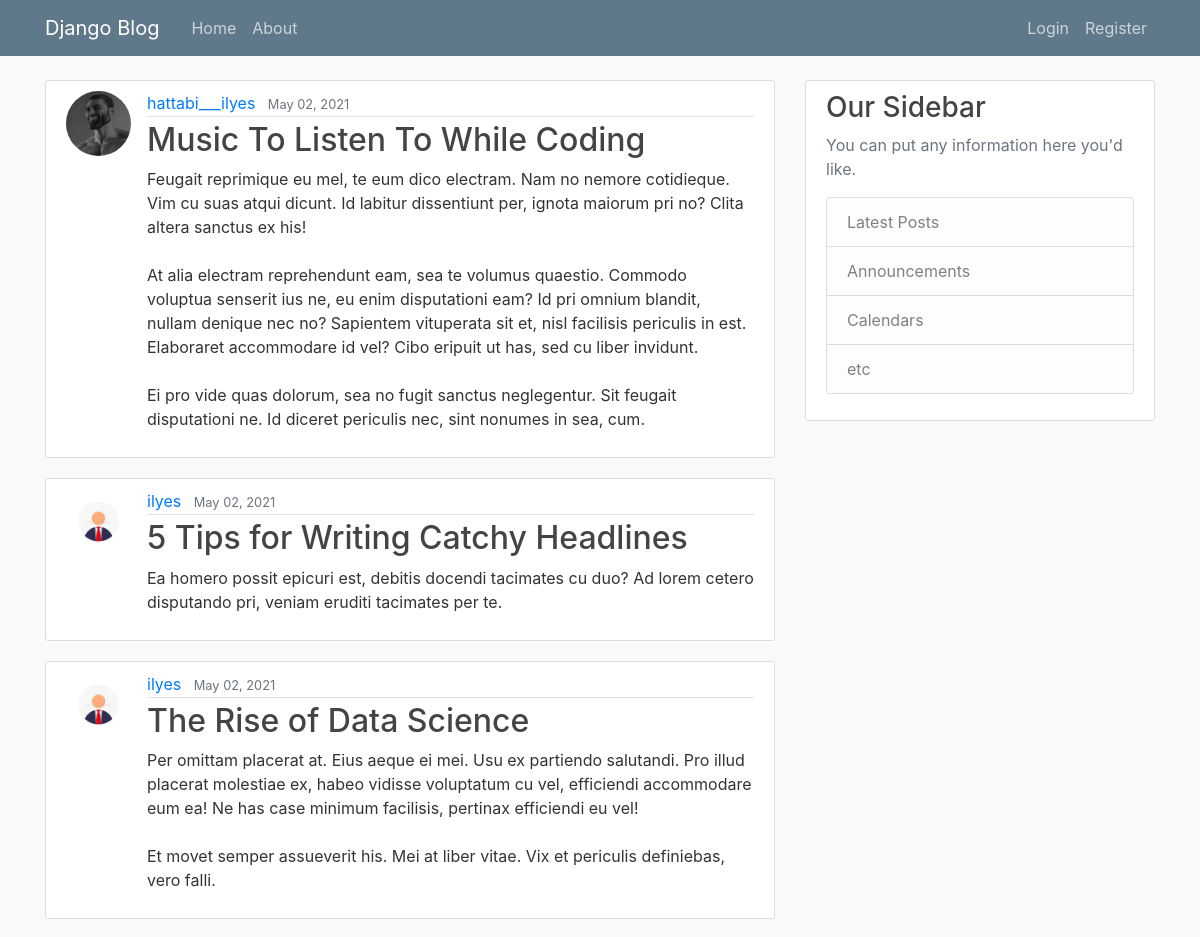
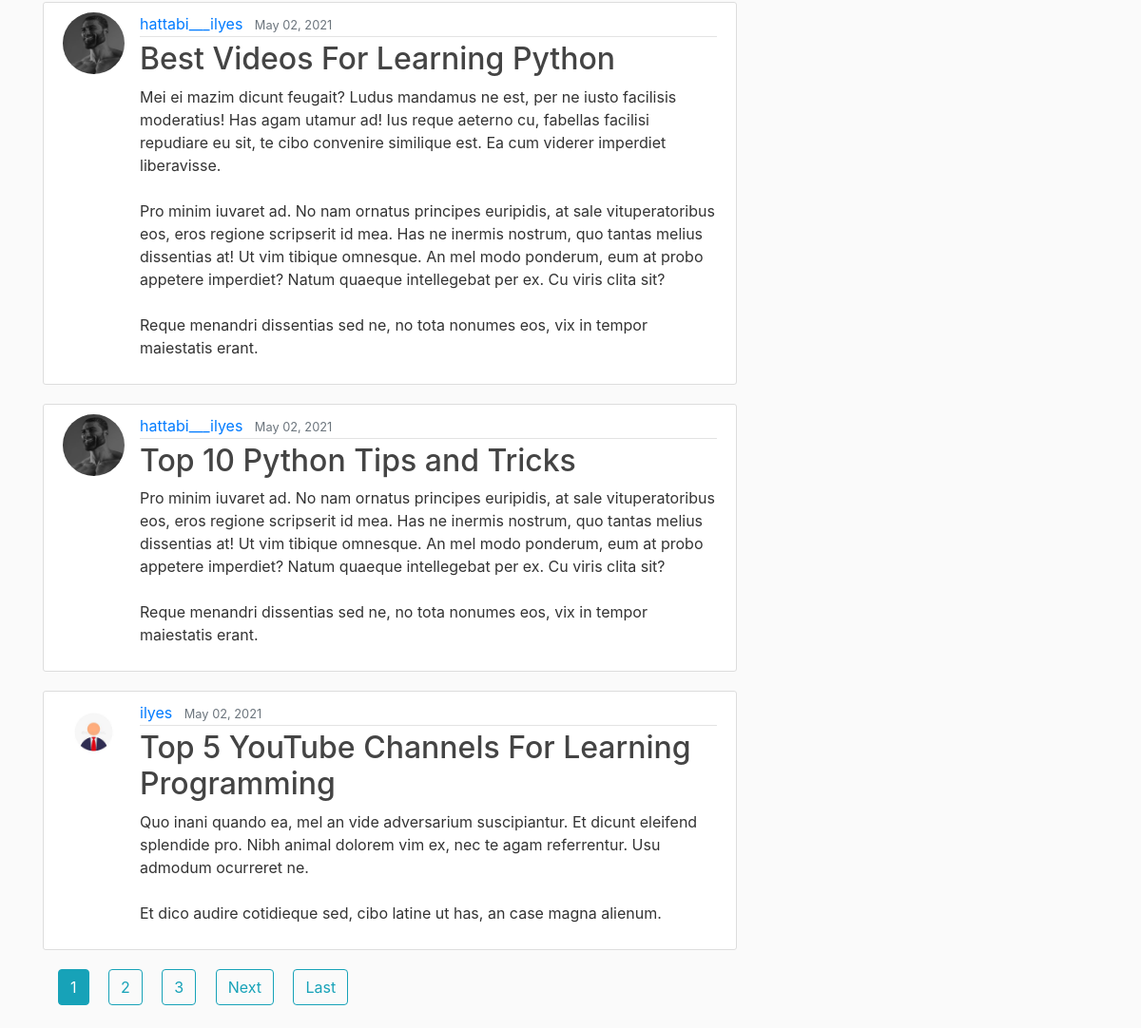
The page / on the database its author committed (2 pictures, top to bottom).
### blog/models.py (models this page shows, shortened)
class Post(models.Model):
    title = models.CharField(max_length=100)
    content = models.TextField()
    date_posted = models.DateTimeField(default=timezone.now)
    author = models.ForeignKey(User, on_delete=models.CASCADE)

### users/models.py (models this page shows, shortened)
class Profile(models.Model):
    user = models.OneToOneField(User, on_delete=models.CASCADE)
    image = models.ImageField(default='default.jpg', upload_to='profile_pics')

### blog/views.py (the view)
# urls.py: path('', PostListView.as_view(), name='blog_home'),
class PostListView(ListView):
    model = Post
    template_name = 'blog/home.html'
    context_object_name = 'posts'
    ordering = ['-date_posted']
    paginate_by = 6

### blog/templates/blog/home.html (shortened to what this page needs)
{% extends 'blog/base.html' %}
{% block content %}
    {% for post in posts %}
        <article class="media content-section">
        <img class="rounded-circle article-img" src="{{ post.author.profile.image.url }}" alt="">
          <div class="media-body">
            <div class="article-metadata">
              <a class="mr-2" href="{% url 'user_post' post.author.username %}">{{ post.author }}</a>
              <small class="text-muted">{{ post.date_posted|date:'F d, Y' }}</small>
            </div>
            <h2><a class="article-title" href="{% url 'post_detail' post.id %}">{{ post.title }}</a></h2>
            <p class="article-content">{{ post.content }}</p>
          </div>
        </article>
    {% endfor %}
    {% if is_paginated %}
        {% for num in page_obj.paginator.page_range %}
            {% if page_obj.number == num %}
                <a class="btn btn-info mb-4 ml-xl-3" href="?page={{ num }}">{{ num }}</a>
            {% elif num > page_obj.number|add:'-3' and num < page_obj.number|add:'3' %}
                <a class="btn btn-outline-info mb-4 ml-xl-3" href="?page={{ num }}">{{ num }}</a>
            {% endif %}
        {% endfor %}
        {% if page_obj.has_next %}
            <a class="btn btn-outline-info mb-4 ml-xl-3" href="?page={{ page_obj.next_page_number }}">Next</a>
            <a class="btn btn-outline-info mb-4 ml-xl-3" href="?page={{ page_obj.paginator.num_pages }}">Last</a>
        {% endif %}
    {% endif %}
{% endblock content %}

### blog/templates/blog/base.html (shortened to what this page needs)
{% load static %}
<!DOCTYPE html>
<html lang="en">
<head>
    <link rel="stylesheet" href="https://maxcdn.bootstrapcdn.com/bootstrap/4.0.0/css/bootstrap.min.css">
    <link rel="stylesheet" type="text/css" href="{% static 'blog/main.css' %}">
</head>
<body>
    <header class="site-header">
      <nav class="navbar navbar-expand-md navbar-dark bg-steel fixed-top">
        <div class="container">
          <a class="navbar-brand mr-4" href="{% url 'blog_home' %}">Django Blog</a>
          <div class="collapse navbar-collapse" id="navbarToggle">
            <div class="navbar-nav mr-auto">
              <a class="nav-item nav-link" href="{% url 'blog_home' %}">Home</a>
              <a class="nav-item nav-link" href="{% url 'blog_about' %}">About</a>
            </div>
            <div class="navbar-nav">
                {% if user.is_authenticated %}
                    <a class="navbar-brand mr-xl-5" style="color: aliceblue ">Welcome {{ user }}!</a>
                    <a class="nav-item nav-link" href="{% url 'post_create' %}">New post</a>
                    <a class="nav-item nav-link" href="{% url 'profile' %}">Profile</a>
                    <a class="nav-item nav-link" href="{% url 'logout' %}">Logout</a>
                {% else %}
                    <a class="nav-item nav-link" href="{% url 'login' %}">Login</a>
                    <a class="nav-item nav-link" href="{% url 'register' %}">Register</a>
                {% endif %}
            </div>
          </div>
        </div>
      </nav>
    </header>
    <main role="main" class="container">
      <div class="row">
        <div class="col-md-8">
            {% block content %}{% endblock %}
        </div>
        <div class="col-md-4">
          <div class="content-section">
            <h3>Our Sidebar</h3>
            <p class='text-muted'>You can put any information here you'd like.
              <ul class="list-group">
                <li class="list-group-item list-group-item-light">Latest Posts</li>
                <li class="list-group-item list-group-item-light">Announcements</li>
                <li class="list-group-item list-group-item-light">Calendars</li>
                <li class="list-group-item list-group-item-light">etc</li>
              </ul>
            </p>
          </div>
        </div>
      </div>
    </main>
</body>
</html>

### blog/static/blog/main.css (style rules this page uses)
body { background: #fafafa; color: #333333; margin-top: 5rem; }
h1, h2, h3, h4, h5, h6 { color: #444444; }
ul { margin: 0; }
.bg-steel { background-color: #5f788a; }
.site-header .navbar-nav .nav-link { color: #cbd5db; }
.content-section { background: #ffffff; padding: 10px 20px; border: 1px solid #dddddd; border-radius: 3px; margin-bottom: 20px; }
.article-title { color: #444444; }
.article-content { white-space: pre-line; }
.article-img { height: 65px; width: 65px; margin-right: 16px; }
.article-metadata { padding-bottom: 1px; margin-bottom: 4px; border-bottom: 1px solid #e3e3e3 }

### rows shown on the page
Post: author.profile.image (picture), author "hattabi___ilyes", date_posted "May 02, 2021", title "Music To Listen To While Coding", content "Feugait reprimique eu mel, te eum dico electram. Nam no nemore cotidieque. Vim cu suas atqui dicunt. Id labitur dissentiunt per, ignota maiorum pri no? Clita altera sanctus ex his! At alia electram reprehendunt eam, sea te volumus quaestio. Commodo voluptua senserit ius ne, eu enim disputationi eam? Id pri omnium blandit, nullam denique nec no? Sapientem vituperata sit et, nisl facilisis periculis in est. Elaboraret accommodare id vel? Cibo eripuit ut has, sed cu liber invidunt. Ei pro vide quas dolorum, sea no fugit sanctus neglegentur. Sit feugait disputationi ne. Id diceret periculis nec, sint nonumes in sea, cum."
Post: author.profile.image (placeholder picture), author "ilyes", date_posted "May 02, 2021", title "5 Tips for Writing Catchy Headlines", content "Ea homero possit epicuri est, debitis docendi tacimates cu duo? Ad lorem cetero disputando pri, veniam eruditi tacimates per te."
Post: author.profile.image (placeholder picture), author "ilyes", date_posted "May 02, 2021", title "The Rise of Data Science", content "Per omittam placerat at. Eius aeque ei mei. Usu ex partiendo salutandi. Pro illud placerat molestiae ex, habeo vidisse voluptatum cu vel, efficiendi accommodare eum ea! Ne has case minimum facilisis, pertinax efficiendi eu vel! Et movet semper assueverit his. Mei at liber vitae. Vix et periculis definiebas, vero falli."
Post: author.profile.image (picture), author "hattabi___ilyes", date_posted "May 02, 2021", title "Best Videos For Learning Python", content "Mei ei mazim dicunt feugait? Ludus mandamus ne est, per ne iusto facilisis moderatius! Has agam utamur ad! Ius reque aeterno cu, fabellas facilisi repudiare eu sit, te cibo convenire similique est. Ea cum viderer imperdiet liberavisse. Pro minim iuvaret ad. No nam ornatus principes euripidis, at sale vituperatoribus eos, eros regione scripserit id mea. Has ne inermis nostrum, quo tantas melius dissentias at! Ut vim tibique omnesque. An mel modo ponderum, eum at probo appetere imperdiet? Natum quaeque intellegebat per ex. Cu viris clita sit? Reque menandri dissentias sed ne, no tota nonumes eos, vix in tempor maiestatis erant."
Post: author.profile.image (picture), author "hattabi___ilyes", date_posted "May 02, 2021", title "Top 10 Python Tips and Tricks", content "Pro minim iuvaret ad. No nam ornatus principes euripidis, at sale vituperatoribus eos, eros regione scripserit id mea. Has ne inermis nostrum, quo tantas melius dissentias at! Ut vim tibique omnesque. An mel modo ponderum, eum at probo appetere imperdiet? Natum quaeque intellegebat per ex. Cu viris clita sit? Reque menandri dissentias sed ne, no tota nonumes eos, vix in tempor maiestatis erant."
Post: author.profile.image (placeholder picture), author "ilyes", date_posted "May 02, 2021", title "Top 5 YouTube Channels For Learning Programming", content "Quo inani quando ea, mel an vide adversarium suscipiantur. Et dicunt eleifend splendide pro. Nibh animal dolorem vim ex, nec te agam referrentur. Usu admodum ocurreret ne. Et dico audire cotidieque sed, cibo latine ut has, an case magna alienum."

### other values the page prints
{{ num }} "1"
{{ num }} "2" "3"
